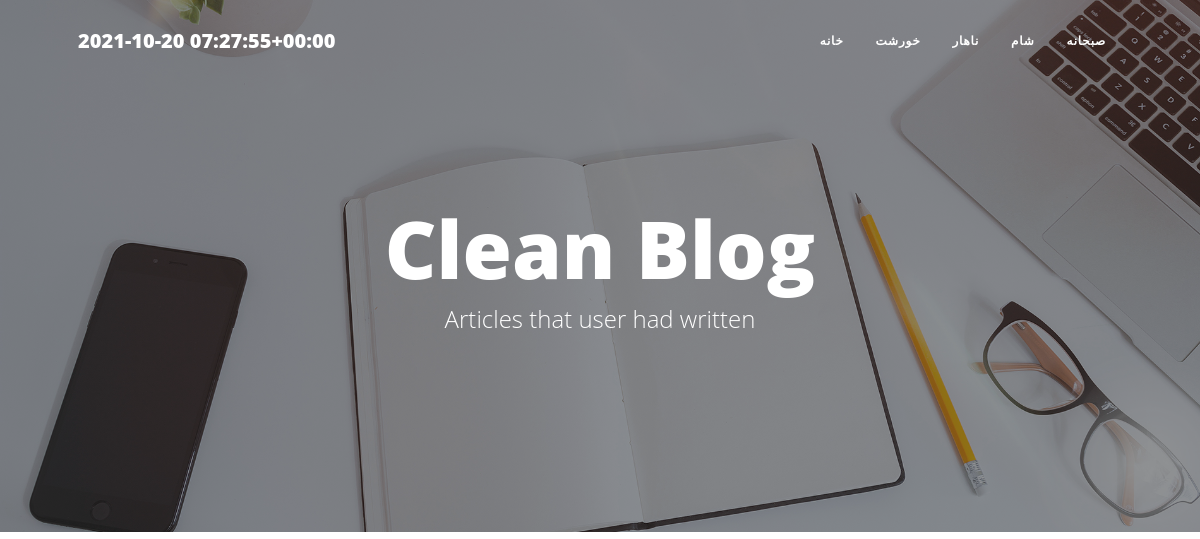
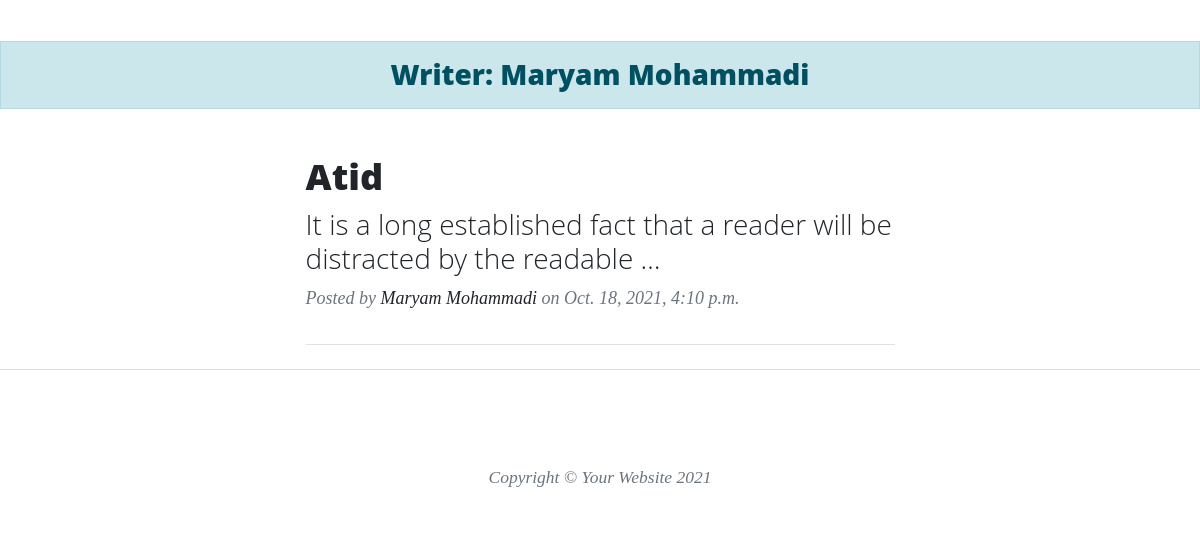
Before: /articles/users/Maryam with the older database file (2 pictures, top to bottom).
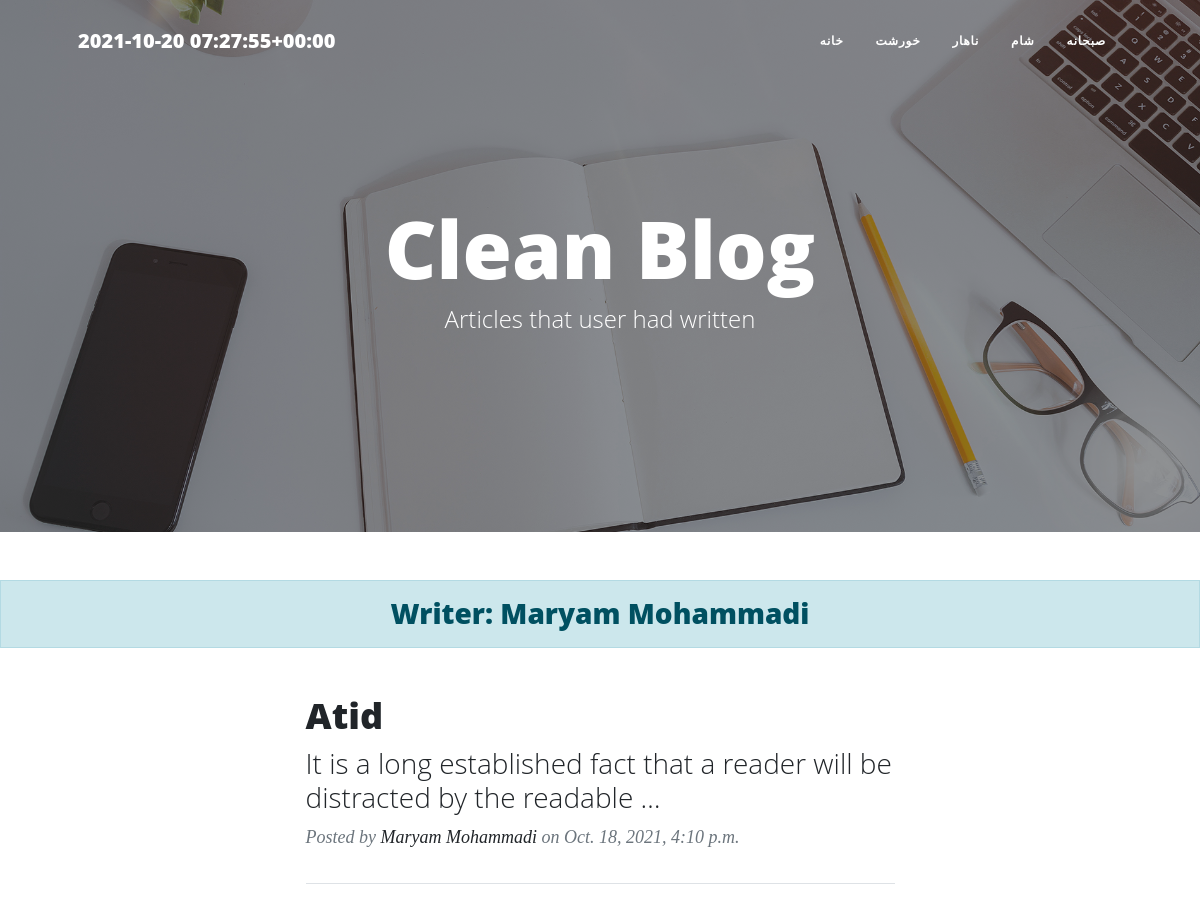
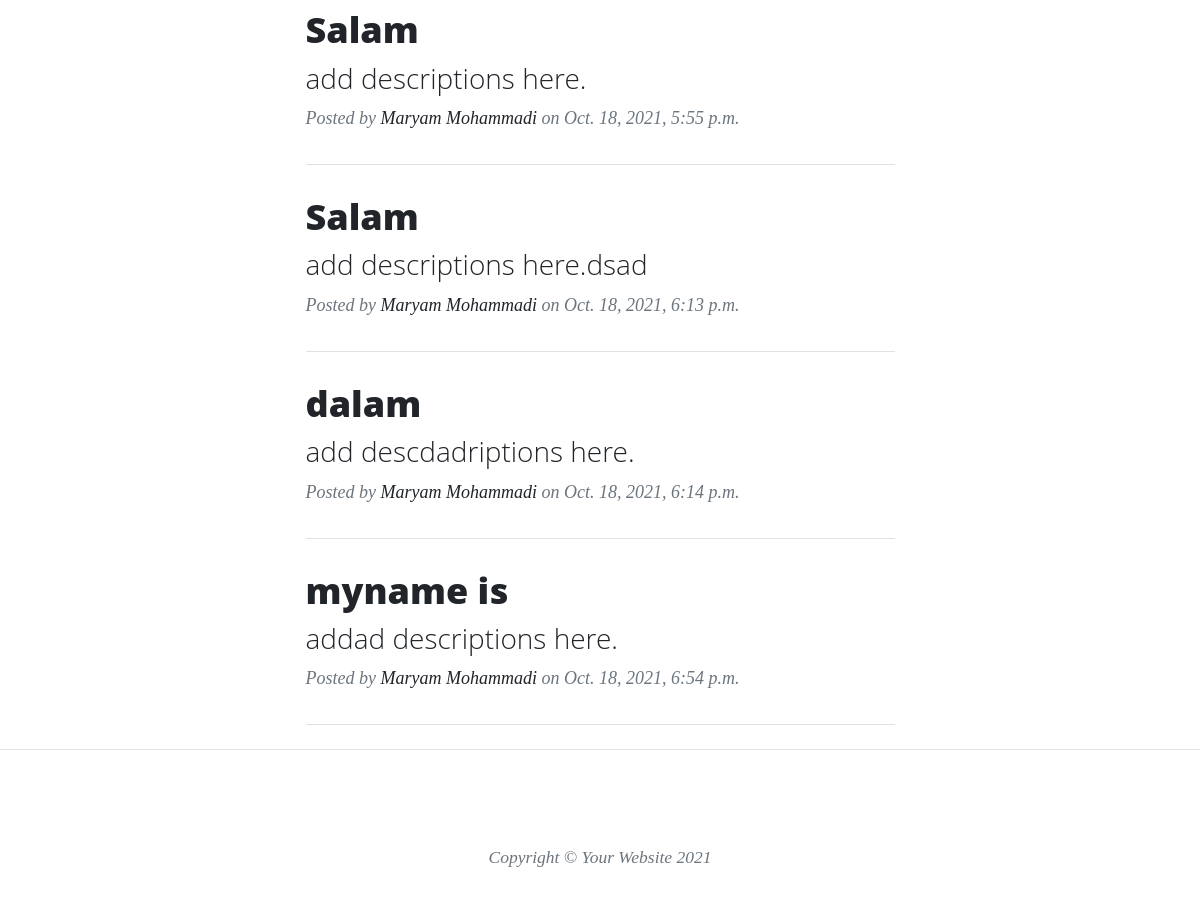
After: the same page with the newer database file (2 pictures, top to bottom).
### food/models.py (models this page shows, shortened)
class Category(models.Model):
    parent = models.ForeignKey('self', null=True, default=None, blank=True, on_delete=models.SET_NULL, related_name='children')
    name = models.CharField(max_length=20)
    slug = models.CharField(max_length=20)
    class Meta:
        verbose_name = 'گروه'
        verbose_name_plural = 'گروه‌ ها'

class foodModels(models.Model):
    RATE = (
        ('3','Very good'),
        ('2', 'Good'),
        ('1','Bad'),
    )
    AUTH = (
        ('Admins',(
            ('Atid','Atid'),
            ('Rahmat','Rahmat'),
            ('Noora','Noora'),
        )),
        ('Normal people',(
            ('Yasin','Yasin'),
            ('Ebne','Ebne')
        )),
    )
    user = models.ForeignKey(User, null=True, on_delete=models.SET_NULL,default='User.id',related_name='author', verbose_name='نویسنده')
    name = models.CharField(max_length=20)
    slug = models.SlugField(max_length=20)
    desc = models.TextField(default="add descriptions here.")
    rate = models.CharField(max_length=1, choices=RATE)
    auth = models.CharField(max_length=20, choices=AUTH)  # special feature
    date = models.DateTimeField(default=timezone.now)
    categ = models.ManyToManyField(Category, related_name='categs')
    img = models.ImageField(upload_to='foodPics/')
    check = models.BooleanField(default=False, verbose_name="آیا اجازه انتشار می‌دهید؟")
    class Meta:
        verbose_name = 'غذا'
        verbose_name_plural = 'غذاها'
    objects = manageFood()
    def categ_to_str(self):
        return ", ".join([Category.name for Category in self.categ.all()])
    categ_to_str.short_description = 'Category'

### Account/models.py (models this page shows)
class User(AbstractUser):
    is_author = models.BooleanField(default=False)
    vip_date = models.DateField(default=timezone.now)
    def is_special_user(self):
        if self.vip_date > date.today():
            return True
        else:
            return False
    is_special_user.boolean = True #baraye change kardan False be zarbdar to admin panel
    class Meta:
        verbose_name = 'کاربر'
        verbose_name_plural = 'کاربرها'

### food/views.py (the view)
# urls.py: path('articles/users/<slug:username>', AuthorShow.as_view(), name='authClass')
class AuthorShow(generic.ListView):
    template_name = 'author_list.html'
    paginate_by = 3
    def get_queryset(self):
        global user
        username = self.kwargs.get('username')
        user = get_object_or_404(User, username=username)
        return User.objects.all()
    def get_context_data(self, **kwargs):
        context = super().get_context_data(**kwargs)
        context['user'] = user
        return context

### food/templatetags/base_tag.py (called while the page is built)
@register.simple_tag()
def showTime():
    return timezone.now()

@register.inclusion_tag('categ_tags.html')
def profCateg():
    return {
        'cat': Category.objects.all()
    }

### templates/author_list.html
{% extends 'base.html' %}
{% load static %}
{% block content %}
        <header class="masthead" style="background-image: url('{% static 'assets/img/home-bg.jpg' %}')">
            <div class="container position-relative px-4 px-lg-5">
                <div class="row gx-4 gx-lg-5 justify-content-center">
                    <div class="col-md-10 col-lg-8 col-xl-7">
                        <div class="site-heading">
                            <h1>Clean Blog</h1>
                            <span class="subheading">Articles that user had written</span>
                        </div>
                    </div>
                </div>
            </div>
        </header>
    <h3 class="alert alert-primary text-center">Writer: {{ user.get_full_name }}</h3>
        <div class="container px-4 px-lg-5">
            <div class="row gx-4 gx-lg-5 justify-content-center">
                <div class="col-md-10 col-lg-8 col-xl-7">
                    {% for food in user.author.all %}
                    <div class="post-preview">
                        <a href="{{ food.slug }}">
                            <h2 class="post-title">{{ food.name }}</h2>
                            <h3 class="post-subtitle">{{ food.desc | truncatewords:15 }}</h3>
                        </a>
                        <p class="post-meta">
                            Posted by
                           <a href="{% url 'foodUrl:authClass' food.user.username %}">{{ food.user.get_full_name }}</a>
                            on {{ food.date }}
                        </p>
                    </div>
                    <hr class="my-4" />
                    {% endfor %}
                </div>
            </div>
        </div>
 {% endblock %}

### templates/base.html (shortened to what this page needs)
{% load static %}
{% load base_tag %}
<!DOCTYPE html>
<html lang="en">
    <head>
        <link href="" rel="stylesheet" type="text/css" />
        <link href="" rel="stylesheet" type="text/css" />
        <link href="{% static 'css/styles.css' %}" rel="stylesheet" />
    </head>
    <body>
        <nav class="navbar navbar-expand-lg navbar-light" id="mainNav">
            <div class="container px-4 px-lg-5">
                <a class="navbar-brand" href='{% url 'account:home' %}'>{% showTime %}</a>
                {% profCateg %}
            </div>
        </nav>
       {% block content %}
        {% endblock %}
        <footer class="border-top">
            <div class="container px-4 px-lg-5">
                <div class="row gx-4 gx-lg-5 justify-content-center">
                    <div class="col-md-10 col-lg-8 col-xl-7">
                        <ul class="list-inline text-center">
                        </ul>
                        <div class="small text-center text-muted fst-italic">Copyright &copy; Your Website 2021</div>
                    </div>
                </div>
            </div>
        </footer>
    </body>
</html>

### templates/categ_tags.html
<div class="collapse navbar-collapse myfont" id="navbarResponsive">
    <ul class="navbar-nav ms-auto py-4 py-lg-0">
        <li class="nav-item"><a class="nav-link px-lg-3 py-3 py-lg-4" href="{% url 'foodUrl:home' %}">خانه</a></li>
        {% for cat in cat %}
        {% if cat.parent == None %}
            <li class="nav-item"><a class="nav-link px-lg-3 py-3 py-lg-4" href="{% url 'foodUrl:categClass' cat.slug%}">{{ cat.name }}</a></li>
        {% endif %}
        {% endfor %}
    </ul>
</div>

Changed rows visible on the page:
added foodModels: name "Salam", desc "add descriptions here.", user.get_full_name "Maryam Mohammadi", date "Oct. 18, 2021, 5:55 p.m."
added foodModels: name "Salam", desc "add descriptions here.dsad", user.get_full_name "Maryam Mohammadi", date "Oct. 18, 2021, 6:13 p.m."
added foodModels: name "dalam", desc "add descdadriptions here.", user.get_full_name "Maryam Mohammadi", date "Oct. 18, 2021, 6:14 p.m."
added foodModels: name "myname is", desc "addad descriptions here.", user.get_full_name "Maryam Mohammadi", date "Oct. 18, 2021, 6:54 p.m."
